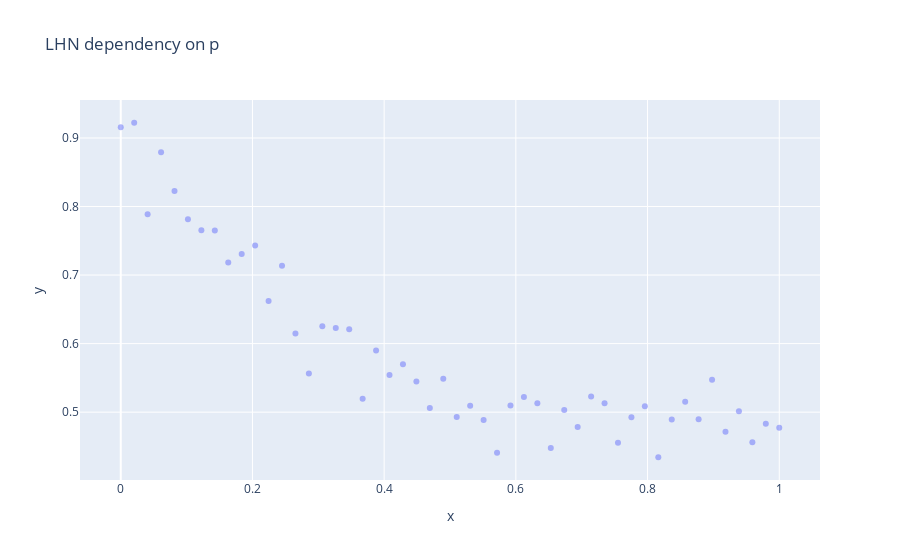

Notebook code cell kept with this figure:
### Code cell
px.scatter(x=p_space, y=results, opacity=0.5, title='LHN dependency on p')

### Figure 1 — Plotly figure (JSON) as saved in the notebook; plotly's stock layout.template omitted (floating-point values rounded to 4 significant figures)
{"data": [{"hovertemplate": "x=%{x}<br>y=%{y}<extra></extra>", "legendgroup": "", "marker": {"color": "#636efa", "opacity": 0.5, "symbol": "circle"}, "mode": "markers", "name": "", "orientation": "v", "showlegend": false, "type": "scatter", "x": [0, 0.02041, 0.04082, 0.06122, 0.08163, 0.102, 0.1224, 0.1429, 0.1633, 0.1837, 0.2041, 0.2245, 0.2449, 0.2653, 0.2857, 0.3061, 0.3265, 0.3469, 0.3673, 0.3878, 0.4082, 0.4286, 0.449, 0.4694, 0.4898, 0.5102, 0.5306, 0.551, 0.5714, 0.5918, 0.6122, 0.6327, 0.6531, 0.6735, 0.6939, 0.7143, 0.7347, 0.7551, 0.7755, 0.7959, 0.8163, 0.8367, 0.8571, 0.8776, 0.898, 0.9184, 0.9388, 0.9592, 0.9796, 1], "xaxis": "x", "y": [0.9156, 0.9222, 0.7889, 0.8791, 0.8227, 0.7813, 0.7653, 0.7649, 0.7182, 0.7307, 0.7431, 0.6622, 0.7138, 0.6149, 0.5564, 0.6253, 0.6227, 0.6209, 0.5196, 0.5898, 0.5542, 0.5698, 0.5449, 0.5062, 0.5489, 0.4929, 0.5093, 0.4884, 0.4409, 0.5098, 0.5222, 0.5129, 0.4476, 0.5031, 0.4782, 0.5229, 0.5129, 0.4556, 0.4924, 0.5084, 0.4342, 0.4893, 0.5153, 0.4898, 0.5471, 0.4716, 0.5013, 0.456, 0.4831, 0.4773], "yaxis": "y"}], "layout": {"legend": {"tracegroupgap": 0}, "title": {"text": "LHN dependency on p"}, "xaxis": {"anchor": "y", "domain": [0, 1], "title": {"text": "x"}}, "yaxis": {"anchor": "x", "domain": [0, 1], "title": {"text": "y"}}}}
